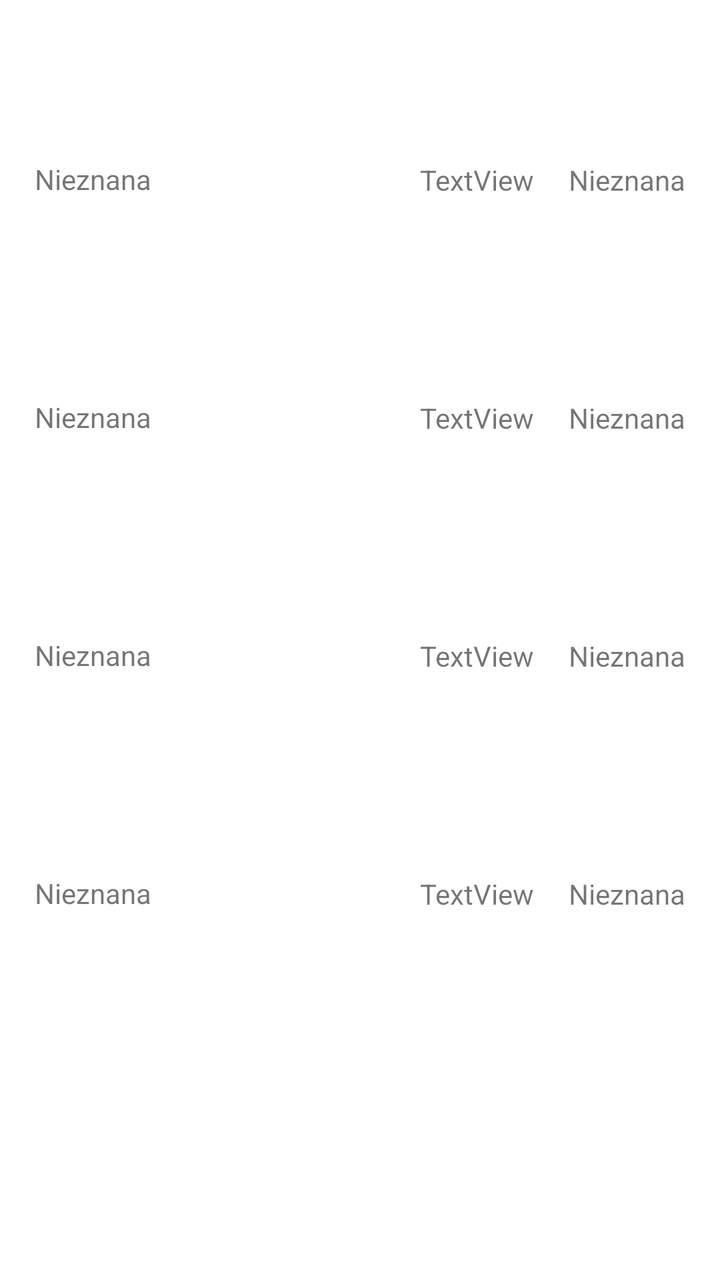
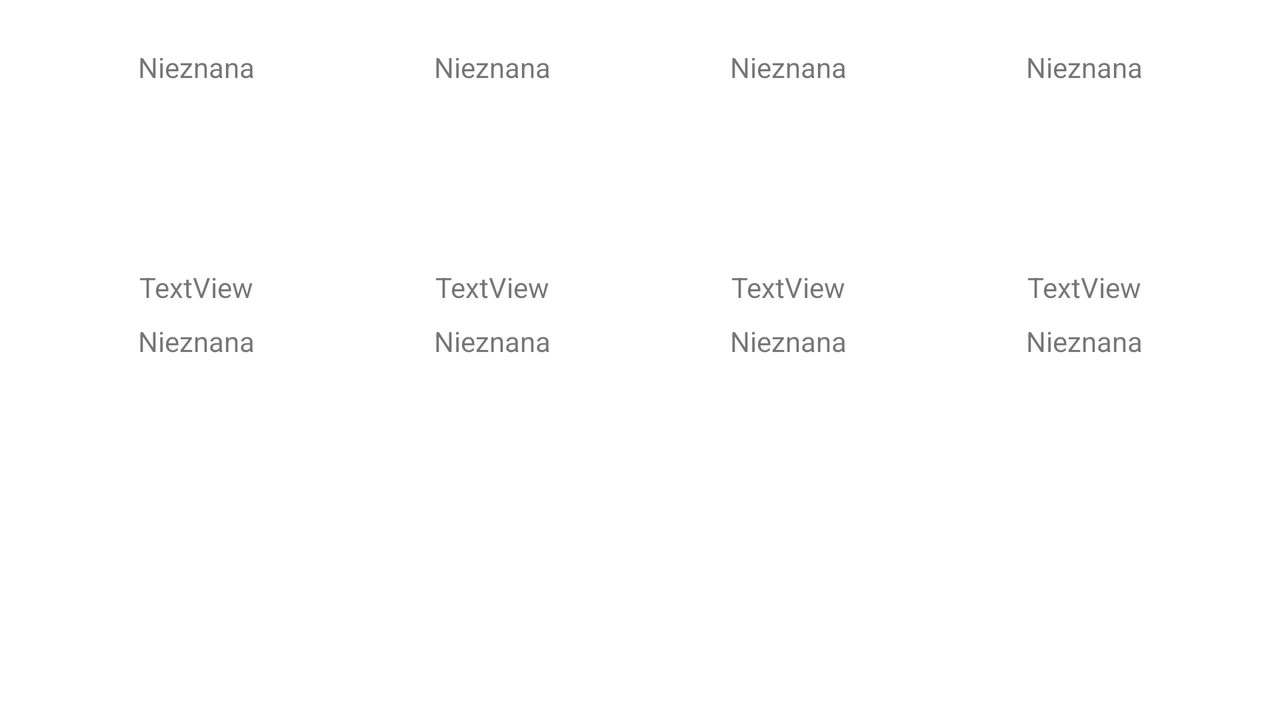

First picture: res/layout/ on a phone held upright. Second picture: the repository's own variant of that layout, on a device whose configuration matches the variant's folder. Source for both follows.
<!-- AndroidManifest.xml: application theme Theme.Astro -->
<!-- res/layout/fragment_weather_forcast.xml -->
<?xml version="1.0" encoding="utf-8"?>
<FrameLayout xmlns:android="http://schemas.android.com/apk/res/android"
    xmlns:app="http://schemas.android.com/apk/res-auto"
    xmlns:tools="http://schemas.android.com/tools"
    android:layout_width="match_parent"
    android:layout_height="match_parent">

    <androidx.constraintlayout.widget.ConstraintLayout
        android:layout_width="match_parent"
        android:layout_height="match_parent">

        <ImageView
            android:id="@+id/forecastIcon4"
            android:layout_width="100dp"
            android:layout_height="100dp"
            android:layout_gravity="center|center_horizontal|center_vertical"
            android:src="@drawable/warning"
            app:layout_constraintBottom_toBottomOf="@+id/forecastDate4"
            app:layout_constraintEnd_toStartOf="@+id/forecastDesc4"
            app:layout_constraintHorizontal_bias="0.5"
            app:layout_constraintStart_toEndOf="@+id/forecastDate4"
            app:layout_constraintTop_toTopOf="@+id/forecastDate4" />

        <TextView
            android:id="@+id/forecastDesc4"
            android:layout_width="wrap_content"
            android:layout_height="wrap_content"
            android:text="TextView"
            app:layout_constraintBottom_toBottomOf="@+id/forecastIcon4"
            app:layout_constraintEnd_toStartOf="@+id/forecastTemp4"
            app:layout_constraintHorizontal_bias="0.5"
            app:layout_constraintStart_toEndOf="@+id/forecastIcon4"
            app:layout_constraintTop_toTopOf="@+id/forecastIcon4" />

        <TextView
            android:id="@+id/forecastTemp4"
            android:layout_width="wrap_content"
            android:layout_height="wrap_content"
            android:text="@string/unknown"
            app:layout_constraintBottom_toBottomOf="@+id/forecastDesc4"
            app:layout_constraintEnd_toEndOf="parent"
            app:layout_constraintHorizontal_bias="0.5"
            app:layout_constraintStart_toEndOf="@+id/forecastDesc4"
            app:layout_constraintTop_toTopOf="@+id/forecastDesc4" />

        <TextView
            android:id="@+id/forecastDesc3"
            android:layout_width="wrap_content"
            android:layout_height="wrap_content"
            android:text="TextView"
            app:layout_constraintBottom_toBottomOf="@+id/forecastIcon3"
            app:layout_constraintEnd_toStartOf="@+id/forecastTemp3"
            app:layout_constraintHorizontal_bias="0.5"
            app:layout_constraintStart_toEndOf="@+id/forecastIcon3"
            app:layout_constraintTop_toTopOf="@+id/forecastIcon3" />

        <ImageView
            android:id="@+id/forecastIcon3"
            android:layout_width="100dp"
            android:layout_height="100dp"
            android:layout_gravity="center|center_horizontal|center_vertical"
            android:src="@drawable/warning"
            app:layout_constraintBottom_toBottomOf="@+id/forecastDate3"
            app:layout_constraintEnd_toStartOf="@+id/forecastDesc3"
            app:layout_constraintHorizontal_bias="0.5"
            app:layout_constraintStart_toEndOf="@+id/forecastDate3"
            app:layout_constraintTop_toTopOf="@+id/forecastDate3" />

        <TextView
            android:id="@+id/forecastTemp3"
            android:layout_width="wrap_content"
            android:layout_height="wrap_content"
            android:text="@string/unknown"
            app:layout_constraintBottom_toBottomOf="@+id/forecastDesc3"
            app:layout_constraintEnd_toEndOf="parent"
            app:layout_constraintHorizontal_bias="0.5"
            app:layout_constraintStart_toEndOf="@+id/forecastDesc3"
            app:layout_constraintTop_toTopOf="@+id/forecastDesc3" />

        <TextView
            android:id="@+id/forecastDesc2"
            android:layout_width="wrap_content"
            android:layout_height="wrap_content"
            android:text="TextView"
            app:layout_constraintBottom_toBottomOf="@+id/forecastIcon2"
            app:layout_constraintEnd_toStartOf="@+id/forecastTemp2"
            app:layout_constraintHorizontal_bias="0.5"
            app:layout_constraintStart_toEndOf="@+id/forecastIcon2"
            app:layout_constraintTop_toTopOf="@+id/forecastIcon2" />

        <ImageView
            android:id="@+id/forecastIcon2"
            android:layout_width="100dp"
            android:layout_height="100dp"
            android:layout_gravity="center|center_horizontal|center_vertical"
            android:src="@drawable/warning"
            app:layout_constraintBottom_toBottomOf="@+id/forecastDate2"
            app:layout_constraintEnd_toStartOf="@+id/forecastDesc2"
            app:layout_constraintHorizontal_bias="0.5"
            app:layout_constraintStart_toEndOf="@+id/forecastDate2"
            app:layout_constraintTop_toTopOf="@+id/forecastDate2" />

        <TextView
            android:id="@+id/forecastTemp2"
            android:layout_width="wrap_content"
            android:layout_height="wrap_content"
            android:text="@string/unknown"
            app:layout_constraintBottom_toBottomOf="@+id/forecastDesc2"
            app:layout_constraintEnd_toEndOf="parent"
            app:layout_constraintHorizontal_bias="0.5"
            app:layout_constraintStart_toEndOf="@+id/forecastDesc2"
            app:layout_constraintTop_toTopOf="@+id/forecastDesc2" />

        <ImageView
            android:id="@+id/forecastIcon1"
            android:layout_width="100dp"
            android:layout_height="100dp"
            android:layout_gravity="center|center_horizontal|center_vertical"
            android:src="@drawable/warning"
            app:layout_constraintBottom_toBottomOf="@+id/forecastDate1"
            app:layout_constraintEnd_toStartOf="@+id/forecastDesc1"
            app:layout_constraintHorizontal_bias="0.5"
            app:layout_constraintStart_toEndOf="@+id/forecastDate1"
            app:layout_constraintTop_toTopOf="@+id/forecastDate1" />

        <TextView
            android:id="@+id/forecastTemp1"
            android:layout_width="wrap_content"
            android:layout_height="wrap_content"
            android:text="@string/unknown"
            app:layout_constraintBottom_toBottomOf="@+id/forecastDesc1"
            app:layout_constraintEnd_toEndOf="parent"
            app:layout_constraintHorizontal_bias="0.5"
            app:layout_constraintStart_toEndOf="@+id/forecastDesc1"
            app:layout_constraintTop_toTopOf="@+id/forecastDesc1" />

        <TextView
            android:id="@+id/forecastDesc1"
            android:layout_width="wrap_content"
            android:layout_height="wrap_content"
            android:text="TextView"
            app:layout_constraintBottom_toBottomOf="@+id/forecastIcon1"
            app:layout_constraintEnd_toStartOf="@+id/forecastTemp1"
            app:layout_constraintHorizontal_bias="0.5"
            app:layout_constraintStart_toEndOf="@+id/forecastIcon1"
            app:layout_constraintTop_toTopOf="@+id/forecastIcon1" />

        <TextView
            android:id="@+id/forecastDate1"
            android:layout_width="wrap_content"
            android:layout_height="wrap_content"
            android:layout_marginTop="80dp"
            android:text="@string/unknown"
            app:layout_constraintEnd_toStartOf="@+id/forecastIcon1"
            app:layout_constraintHorizontal_bias="0.5"
            app:layout_constraintStart_toStartOf="parent"
            app:layout_constraintTop_toTopOf="parent" />

        <TextView
            android:id="@+id/forecastDate2"
            android:layout_width="wrap_content"
            android:layout_height="wrap_content"
            android:layout_marginTop="100dp"
            android:text="@string/unknown"
            app:layout_constraintEnd_toStartOf="@+id/forecastIcon2"
            app:layout_constraintHorizontal_bias="0.5"
            app:layout_constraintStart_toStartOf="parent"
            app:layout_constraintTop_toBottomOf="@+id/forecastDate1" />

        <TextView
            android:id="@+id/forecastDate3"
            android:layout_width="wrap_content"
            android:layout_height="wrap_content"
            android:layout_marginTop="100dp"
            android:text="@string/unknown"
            app:layout_constraintEnd_toStartOf="@+id/forecastIcon3"
            app:layout_constraintHorizontal_bias="0.5"
            app:layout_constraintStart_toStartOf="parent"
            app:layout_constraintTop_toBottomOf="@+id/forecastDate2" />

        <TextView
            android:id="@+id/forecastDate4"
            android:layout_width="wrap_content"
            android:layout_height="wrap_content"
            android:layout_marginTop="100dp"
            android:text="@string/unknown"
            app:layout_constraintEnd_toStartOf="@+id/forecastIcon4"
            app:layout_constraintHorizontal_bias="0.5"
            app:layout_constraintStart_toStartOf="parent"
            app:layout_constraintTop_toBottomOf="@+id/forecastDate3" />

    </androidx.constraintlayout.widget.ConstraintLayout>
</FrameLayout>
<!-- resources referenced by this layout -->
<resources>
  <string name="unknown">Nieznana</string>
  <style name="Theme.Astro" parent="Theme.MaterialComponents.DayNight.NoActionBar">
          
          <item name="colorPrimary">@color/purple_500</item>
          <item name="colorPrimaryVariant">@color/purple_700</item>
          <item name="colorOnPrimary">@color/white</item>
          
          <item name="colorSecondary">@color/teal_200</item>
          <item name="colorSecondaryVariant">@color/teal_700</item>
          <item name="colorOnSecondary">@color/black</item>
          
          <item name="android:statusBarColor" tools:targetApi="l">?attr/colorPrimaryVariant</item>
          
      </style>
</resources>
<!-- res/layout-land/fragment_weather_forcast.xml (the author's variant of the layout above) -->
<!-- drawn on the phone turned sideways -->
<?xml version="1.0" encoding="utf-8"?>
<FrameLayout xmlns:android="http://schemas.android.com/apk/res/android"
    xmlns:app="http://schemas.android.com/apk/res-auto"
    xmlns:tools="http://schemas.android.com/tools"
    android:layout_width="match_parent"
    android:layout_height="match_parent">

    <androidx.constraintlayout.widget.ConstraintLayout
        android:layout_width="match_parent"
        android:layout_height="match_parent">

        <TextView
            android:id="@+id/forecastDesc4"
            android:layout_width="100dp"
            android:layout_height="wrap_content"
            android:layout_marginTop="8dp"
            android:gravity="center"
            android:text="TextView"
            app:layout_constraintEnd_toEndOf="parent"
            app:layout_constraintHorizontal_bias="0.5"
            app:layout_constraintStart_toEndOf="@+id/forecastDesc3"
            app:layout_constraintTop_toBottomOf="@+id/forecastIcon4" />

        <TextView
            android:id="@+id/forecastTemp4"
            android:layout_width="100dp"
            android:layout_height="wrap_content"
            android:gravity="center"
            android:text="@string/unknown"
            app:layout_constraintBottom_toBottomOf="@+id/forecastTemp3"
            app:layout_constraintEnd_toEndOf="parent"
            app:layout_constraintHorizontal_bias="0.5"
            app:layout_constraintStart_toEndOf="@+id/forecastTemp3"
            app:layout_constraintTop_toTopOf="@+id/forecastTemp3" />

        <TextView
            android:id="@+id/forecastDesc3"
            android:layout_width="100dp"
            android:layout_height="wrap_content"
            android:gravity="center"
            android:text="TextView"
            app:layout_constraintBottom_toBottomOf="@+id/forecastDesc4"
            app:layout_constraintEnd_toStartOf="@+id/forecastDesc4"
            app:layout_constraintHorizontal_bias="0.5"
            app:layout_constraintStart_toEndOf="@+id/forecastDesc2"
            app:layout_constraintTop_toTopOf="@+id/forecastDesc4" />

        <TextView
            android:id="@+id/forecastTemp3"
            android:layout_width="100dp"
            android:layout_height="wrap_content"
            android:gravity="center"
            android:text="@string/unknown"
            app:layout_constraintBottom_toBottomOf="@+id/forecastTemp2"
            app:layout_constraintEnd_toStartOf="@+id/forecastTemp4"
            app:layout_constraintHorizontal_bias="0.5"
            app:layout_constraintStart_toEndOf="@+id/forecastTemp2"
            app:layout_constraintTop_toTopOf="@+id/forecastTemp2" />

        <TextView
            android:id="@+id/forecastDesc2"
            android:layout_width="100dp"
            android:layout_height="wrap_content"
            android:gravity="center"
            android:text="TextView"
            app:layout_constraintBottom_toBottomOf="@+id/forecastDesc3"
            app:layout_constraintEnd_toStartOf="@+id/forecastDesc3"
            app:layout_constraintHorizontal_bias="0.5"
            app:layout_constraintStart_toEndOf="@+id/forecastDesc1"
            app:layout_constraintTop_toTopOf="@+id/forecastDesc3" />

        <ImageView
            android:id="@+id/forecastIcon2"
            android:layout_width="100dp"
            android:layout_height="75dp"
            android:layout_gravity="center|center_horizontal|center_vertical"
            android:src="@drawable/warning"
            app:layout_constraintBottom_toBottomOf="@+id/forecastIcon1"
            app:layout_constraintEnd_toStartOf="@+id/forecastIcon3"
            app:layout_constraintHorizontal_bias="0.5"
            app:layout_constraintStart_toEndOf="@+id/forecastIcon1"
            app:layout_constraintTop_toTopOf="@+id/forecastIcon1" />

        <ImageView
            android:id="@+id/forecastIcon4"
            android:layout_width="100dp"
            android:layout_height="75dp"
            android:layout_gravity="center|center_horizontal|center_vertical"
            android:src="@drawable/warning"
            app:layout_constraintBottom_toBottomOf="@+id/forecastIcon3"
            app:layout_constraintEnd_toEndOf="parent"
            app:layout_constraintHorizontal_bias="0.5"
            app:layout_constraintStart_toEndOf="@+id/forecastIcon3"
            app:layout_constraintTop_toTopOf="@+id/forecastIcon3" />

        <ImageView
            android:id="@+id/forecastIcon3"
            android:layout_width="100dp"
            android:layout_height="75dp"
            android:layout_gravity="center|center_horizontal|center_vertical"
            android:src="@drawable/warning"
            app:layout_constraintBottom_toBottomOf="@+id/forecastIcon2"
            app:layout_constraintEnd_toStartOf="@+id/forecastIcon4"
            app:layout_constraintHorizontal_bias="0.5"
            app:layout_constraintStart_toEndOf="@+id/forecastIcon2"
            app:layout_constraintTop_toTopOf="@+id/forecastIcon2" />

        <ImageView
            android:id="@+id/forecastIcon1"
            android:layout_width="100dp"
            android:layout_height="75dp"
            android:layout_gravity="center|center_horizontal|center_vertical"
            android:layout_marginTop="8dp"
            android:src="@drawable/warning"
            app:layout_constraintEnd_toStartOf="@+id/forecastIcon2"
            app:layout_constraintHorizontal_bias="0.5"
            app:layout_constraintStart_toStartOf="parent"
            app:layout_constraintTop_toBottomOf="@+id/forecastDate1" />

        <TextView
            android:id="@+id/forecastTemp2"
            android:layout_width="100dp"
            android:layout_height="wrap_content"
            android:gravity="center"
            android:text="@string/unknown"
            app:layout_constraintBottom_toBottomOf="@+id/forecastTemp1"
            app:layout_constraintEnd_toStartOf="@+id/forecastTemp3"
            app:layout_constraintHorizontal_bias="0.5"
            app:layout_constraintStart_toEndOf="@+id/forecastTemp1"
            app:layout_constraintTop_toTopOf="@+id/forecastTemp1" />

        <TextView
            android:id="@+id/forecastTemp1"
            android:layout_width="100dp"
            android:layout_height="wrap_content"
            android:layout_marginTop="8dp"
            android:gravity="center"
            android:text="@string/unknown"
            app:layout_constraintEnd_toStartOf="@+id/forecastTemp2"
            app:layout_constraintHorizontal_bias="0.5"
            app:layout_constraintStart_toStartOf="parent"
            app:layout_constraintTop_toBottomOf="@+id/forecastDesc1" />

        <TextView
            android:id="@+id/forecastDesc1"
            android:layout_width="100dp"
            android:layout_height="wrap_content"
            android:gravity="center"
            android:text="TextView"
            app:layout_constraintBottom_toBottomOf="@+id/forecastDesc3"
            app:layout_constraintEnd_toStartOf="@+id/forecastDesc2"
            app:layout_constraintHorizontal_bias="0.5"
            app:layout_constraintStart_toStartOf="parent"
            app:layout_constraintTop_toTopOf="@+id/forecastDesc3" />

        <TextView
            android:id="@+id/forecastDate1"
            android:layout_width="100dp"
            android:layout_height="wrap_content"
            android:layout_marginTop="24dp"
            android:gravity="center"
            android:text="@string/unknown"
            app:layout_constraintEnd_toStartOf="@+id/forecastDate2"
            app:layout_constraintHorizontal_bias="0.5"
            app:layout_constraintStart_toStartOf="parent"
            app:layout_constraintTop_toTopOf="parent" />

        <TextView
            android:id="@+id/forecastDate2"
            android:layout_width="100dp"
            android:layout_height="wrap_content"
            android:gravity="center"
            android:text="@string/unknown"
            app:layout_constraintBottom_toBottomOf="@+id/forecastDate1"
            app:layout_constraintEnd_toStartOf="@+id/forecastDate3"
            app:layout_constraintHorizontal_bias="0.5"
            app:layout_constraintStart_toEndOf="@+id/forecastDate1"
            app:layout_constraintTop_toTopOf="@+id/forecastDate1" />

        <TextView
            android:id="@+id/forecastDate3"
            android:layout_width="100dp"
            android:layout_height="wrap_content"
            android:gravity="center"
            android:text="@string/unknown"
            app:layout_constraintBottom_toBottomOf="@+id/forecastDate2"
            app:layout_constraintEnd_toStartOf="@+id/forecastDate4"
            app:layout_constraintHorizontal_bias="0.5"
            app:layout_constraintStart_toEndOf="@+id/forecastDate2"
            app:layout_constraintTop_toTopOf="@+id/forecastDate2" />

        <TextView
            android:id="@+id/forecastDate4"
            android:layout_width="100dp"
            android:layout_height="wrap_content"
            android:gravity="center"
            android:text="@string/unknown"
            app:layout_constraintBottom_toBottomOf="@+id/forecastDate3"
            app:layout_constraintEnd_toEndOf="parent"
            app:layout_constraintHorizontal_bias="0.5"
            app:layout_constraintStart_toEndOf="@+id/forecastDate3"
            app:layout_constraintTop_toTopOf="@+id/forecastDate3" />

    </androidx.constraintlayout.widget.ConstraintLayout>
</FrameLayout>
